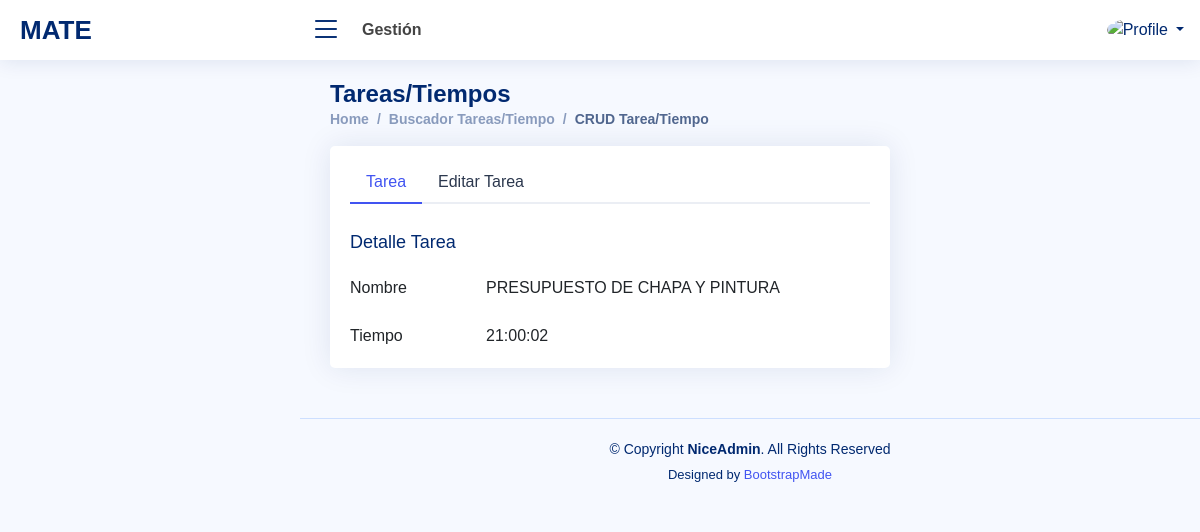
Page /crudtarea.php?idtarea=191&accion=M (signed in) on the earlier database version.
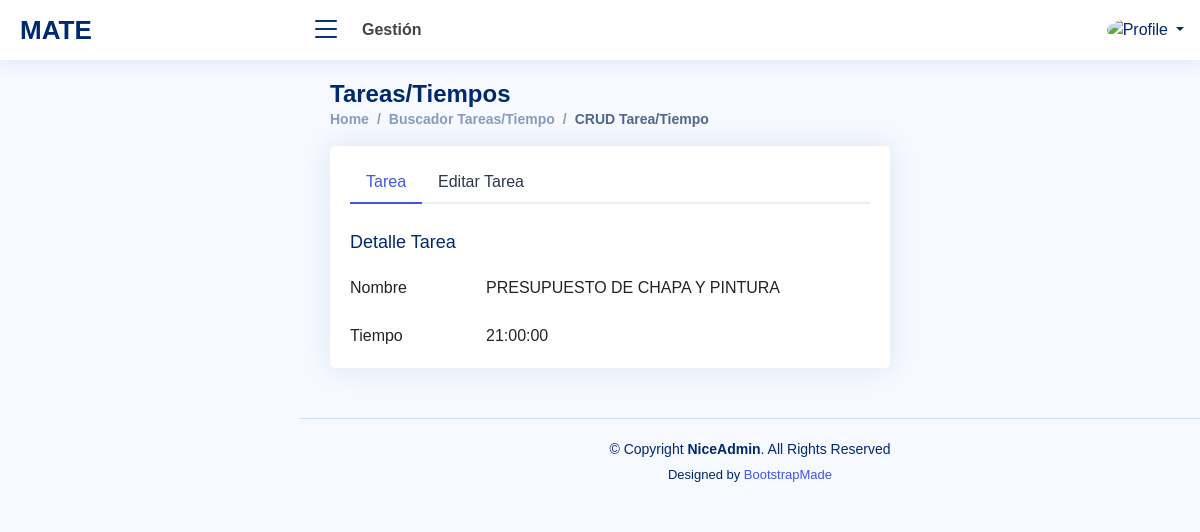
Same page on the later database version.
### tables this page shows
CREATE TABLE `tareas` (
  `idtarea` int(11) NOT NULL AUTO_INCREMENT,
  `descripciontarea` varchar(100) DEFAULT NULL,
  `tiempotarea` decimal(10,0) DEFAULT NULL,
  `accion` varchar(1) DEFAULT NULL,
  `idempleadoaccion` int(11) DEFAULT NULL,
  `fechaaccion` datetime DEFAULT NULL,
  PRIMARY KEY (`idtarea`)
);

### crudtarea.php (the view, shortened to what this page needs)
<?php
  if (isset($_SESSION['id']))
  {
    $tipousu=$_SESSION['tipo'];
    $foto=$_SESSION['foto'];
    $nombrecorto=$_SESSION['nombrecorto'];
    $txttarea="";
    $txttiempo="";
    if (isset($_GET['idtarea']))
    {
      $idtarea=$_GET["idtarea"];
      $accion=$_GET["accion"];
      if ($accion=="OKELI")
      {
          $sql = "SELECT a.`descripciontarea`,a.tiempotarea
                  FROM tareas a
                  WHERE a.idtarea=". $idtarea ." AND a.`accion`='B';";
          $accion="OK";
      }
      else
      {
          $sql = "SELECT a.`descripciontarea`,a.tiempotarea
                  FROM tareas a
                  WHERE a.idtarea=". $idtarea ." AND a.`accion`!='B';";
      }
      $con=conectar();
      $result = $con->query($sql);
      if (!$result)
      {
        die('Invalid query: ' . $mysqli->error);
      }
      else
      {
        while($row = mysqli_fetch_array($result))
        {
          $txttarea=$row['descripciontarea'];
          $txttiempo=date("H:i:s", $row['tiempotarea']);
        }
      }
    }
  }
  else
  {
    header('Location: index.php');
    exit;
  }
?>
<!DOCTYPE html>
<html lang="en">
<head>
  <link href="assets/font/Open_Sans.css" rel="stylesheet">
  <link href="assets/vendor/bootstrap/css/bootstrap.min.css" rel="stylesheet">
  <link href="assets/vendor/bootstrap-icons/bootstrap-icons.css" rel="stylesheet">
  <link href="assets/vendor/boxicons/css/boxicons.min.css" rel="stylesheet">
  <link href="assets/vendor/quill/quill.snow.css" rel="stylesheet">
  <link href="assets/vendor/quill/quill.bubble.css" rel="stylesheet">
  <link href="assets/vendor/remixicon/remixicon.css" rel="stylesheet">
  <link href="assets/vendor/simple-datatables/style.css" rel="stylesheet">
  <link href="assets/css/style.css" rel="stylesheet">
</head>
<body>
  <header id="header" class="header fixed-top d-flex align-items-center">
    <div class="d-flex align-items-center justify-content-between">
      <a href="index.html" class="logo d-flex align-items-center">
        <span class="d-none d-lg-block"><?php echo $_SESSION['nombreapp']; ?></span>
      </a>
      <i class="bi bi-list toggle-sidebar-btn"></i>
    </div>
    <div class="search-bar">
      <strong>Gestión</strong>
    </div>
    <nav class="header-nav ms-auto">
      <ul class="d-flex align-items-center">
        <li class="nav-item dropdown pe-3">
          <a class="nav-link nav-profile d-flex align-items-center pe-0" href="#" data-bs-toggle="dropdown">
          <img src="assets/img/<?php echo $foto; ?>" alt="Profile" class="rounded-circle">
          <span class="d-none d-md-block dropdown-toggle ps-2"><?php echo $nombrecorto; ?></span>
          </a>
        </li>
      </ul>
    </nav>
  </header>
  <main id="main" class="main">
    <div class="pagetitle">
      <h1>Tareas/Tiempos</h1>
      <nav>
        <ol class="breadcrumb">
          <li class="breadcrumb-item">
          <?php
            if (($tipousu=="Administración")||($tipousu=="Gerente")) echo "<a href='home.php'>Home</a>";
            else
            {
              echo "<a href='atenderordenes.php?ver=P'>Home</a>";
            }
          ?>
          </li>
          <li class="breadcrumb-item"><a href="buscadortareas.php">Buscador Tareas/Tiempo</a></li>
          <li class="breadcrumb-item active">CRUD Tarea/Tiempo</li>
        </ol>
      </nav>
    </div>
    <section class="section">
      <div class="row">
        <div class="col-lg-12">
          <div class="col-xl-8">
            <div class="card">
              <div class="card-body pt-3">
                <ul class="nav nav-tabs nav-tabs-bordered">
                  <li class="nav-item">
                    <button class="nav-link active" data-bs-toggle="tab" data-bs-target="#profile-overview">Tarea</button>
                  </li>
                  <li class="nav-item">
                    <button class="nav-link" data-bs-toggle="tab" data-bs-target="#profile-edit">Editar Tarea</button>
                  </li>
                </ul>
                <div class="tab-content pt-2">
                  <div class="tab-pane fade show active profile-overview" id="profile-overview">
                    <h5 class="card-title">Detalle Tarea</h5>
                    <div class="row">
                      <div class="col-lg-3 col-md-4 label ">Nombre</div>
                      <div class="col-lg-9 col-md-8"><?php echo $txttarea; ?></div>
                    </div>
                    <div class="row">
                      <div class="col-lg-3 col-md-4 label ">Tiempo</div>
                      <div class="col-lg-9 col-md-8"><?php echo $txttiempo; ?></div>
                    </div>
                  </div>
                </div>
              </div>
            </div>
          </div>
        </div>
      </div>
    </section>
  </main>
  <footer id="footer" class="footer">
    <div class="copyright">
      &copy; Copyright <strong><span>NiceAdmin</span></strong>. All Rights Reserved
    </div>
    <div class="credits">
      Designed by <a href="https://bootstrapmade.com/">BootstrapMade</a>
    </div>
  </footer>
</body>
</html>

### assets/css/style.css (style rules this page uses)
:root { scroll-behavior: smooth; }
body { font-family: "Open Sans", sans-serif; background: #f6f9ff; color: #444444; }
a { color: #4154f1; text-decoration: none; }
h1, h2, h3, h4, h5, h6 { font-family: "Nunito", sans-serif; }
#main { margin-top: 60px; padding: 20px 30px; transition: all 0.3s; }
.pagetitle { margin-bottom: 10px; }
.pagetitle h1 { font-size: 24px; margin-bottom: 0; font-weight: 600; color: #012970; }
.card { margin-bottom: 30px; border: none; border-radius: 5px; box-shadow: 0px 0 30px rgba(1, 41, 112, 0.1); }
.card-title { padding: 20px 0 15px 0; font-size: 18px; font-weight: 500; color: #012970; font-family: "Poppins", sans-serif; }
.card-body { padding: 0 20px 20px 20px; }
.breadcrumb { font-size: 14px; font-family: "Nunito", sans-serif; color: #899bbd; font-weight: 600; }
.breadcrumb a { color: #899bbd; transition: 0.3s; }
.breadcrumb .breadcrumb-item::before { color: #899bbd; }
.breadcrumb .active { color: #51678f; font-weight: 600; }
.nav-tabs-bordered { border-bottom: 2px solid #ebeef4; }
.nav-tabs-bordered .nav-link { margin-bottom: -2px; border: none; color: #2c384e; }
.nav-tabs-bordered .nav-link.active { background-color: #fff; color: #4154f1; border-bottom: 2px solid #4154f1; }
.logo { line-height: 1; }
@media (min-width: 1200px) { .logo { width: 280px; } }
.logo span { font-size: 26px; font-weight: 700; color: #012970; font-family: "Nunito", sans-serif; }
.header { transition: all 0.5s; z-index: 997; height: 60px; box-shadow: 0px 2px 20px rgba(1, 41, 112, 0.1); background-color: #fff; padding-left: 20px; }
.header .toggle-sidebar-btn { font-size: 32px; padding-left: 10px; cursor: pointer; color: #012970; }
.header .search-bar { min-width: 360px; padding: 0 20px; }
.header-nav ul { list-style: none; }
.header-nav>ul { margin: 0; padding: 0; }
.header-nav .nav-profile { color: #012970; }
.header-nav .nav-profile img { max-height: 36px; }
.header-nav .nav-profile span { font-size: 14px; font-weight: 600; }
@media (min-width: 1200px) { #main, #footer { margin-left: 300px; } }
.footer { padding: 20px 0; font-size: 14px; transition: all 0.3s; border-top: 1px solid #cddfff; }
.footer .copyright { text-align: center; color: #012970; }
.footer .credits { padding-top: 5px; text-align: center; font-size: 13px; color: #012970; }

Differences in the rows shown:
changed tareas "PRESUPUESTO DE CHAPA Y PINTURA": tiempotarea "21:00:02" → "21:00:00"
